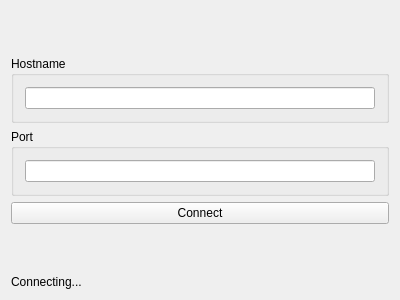
<?xml version="1.0" encoding="UTF-8"?>
<ui version="4.0">
 <class>Widget</class>
 <widget class="QWidget" name="Widget">
  <property name="geometry">
   <rect>
    <x>0</x>
    <y>0</y>
    <width>400</width>
    <height>300</height>
   </rect>
  </property>
  <property name="windowTitle">
   <string>Widget</string>
  </property>
  <layout class="QVBoxLayout" name="verticalLayout_2">
   <item>
    <layout class="QVBoxLayout" name="verticalLayout">
     <item>
      <spacer name="verticalSpacer_2">
       <property name="orientation">
        <enum>Qt::Vertical</enum>
       </property>
       <property name="sizeHint" stdset="0">
        <size>
         <width>20</width>
         <height>40</height>
        </size>
       </property>
      </spacer>
     </item>
     <item>
      <widget class="QGroupBox" name="groupBox">
       <property name="title">
        <string>Hostname</string>
       </property>
       <layout class="QHBoxLayout" name="horizontalLayout_3">
        <item>
         <widget class="QLineEdit" name="hostnameLineEdit"/>
        </item>
       </layout>
      </widget>
     </item>
     <item>
      <widget class="QGroupBox" name="groupBox_2">
       <property name="title">
        <string>Port</string>
       </property>
       <layout class="QHBoxLayout" name="horizontalLayout_4">
        <item>
         <widget class="QLineEdit" name="portLineEdit"/>
        </item>
       </layout>
      </widget>
     </item>
     <item>
      <widget class="QPushButton" name="connectButton">
       <property name="text">
        <string>Connect</string>
       </property>
      </widget>
     </item>
     <item>
      <spacer name="verticalSpacer">
       <property name="orientation">
        <enum>Qt::Vertical</enum>
       </property>
       <property name="sizeHint" stdset="0">
        <size>
         <width>20</width>
         <height>40</height>
        </size>
       </property>
      </spacer>
     </item>
     <item>
      <widget class="QLabel" name="statusLabel">
       <property name="text">
        <string>Connecting...</string>
       </property>
      </widget>
     </item>
    </layout>
   </item>
  </layout>
 </widget>
 <layoutdefault spacing="6" margin="11"/>
 <resources/>
 <connections/>
</ui>
